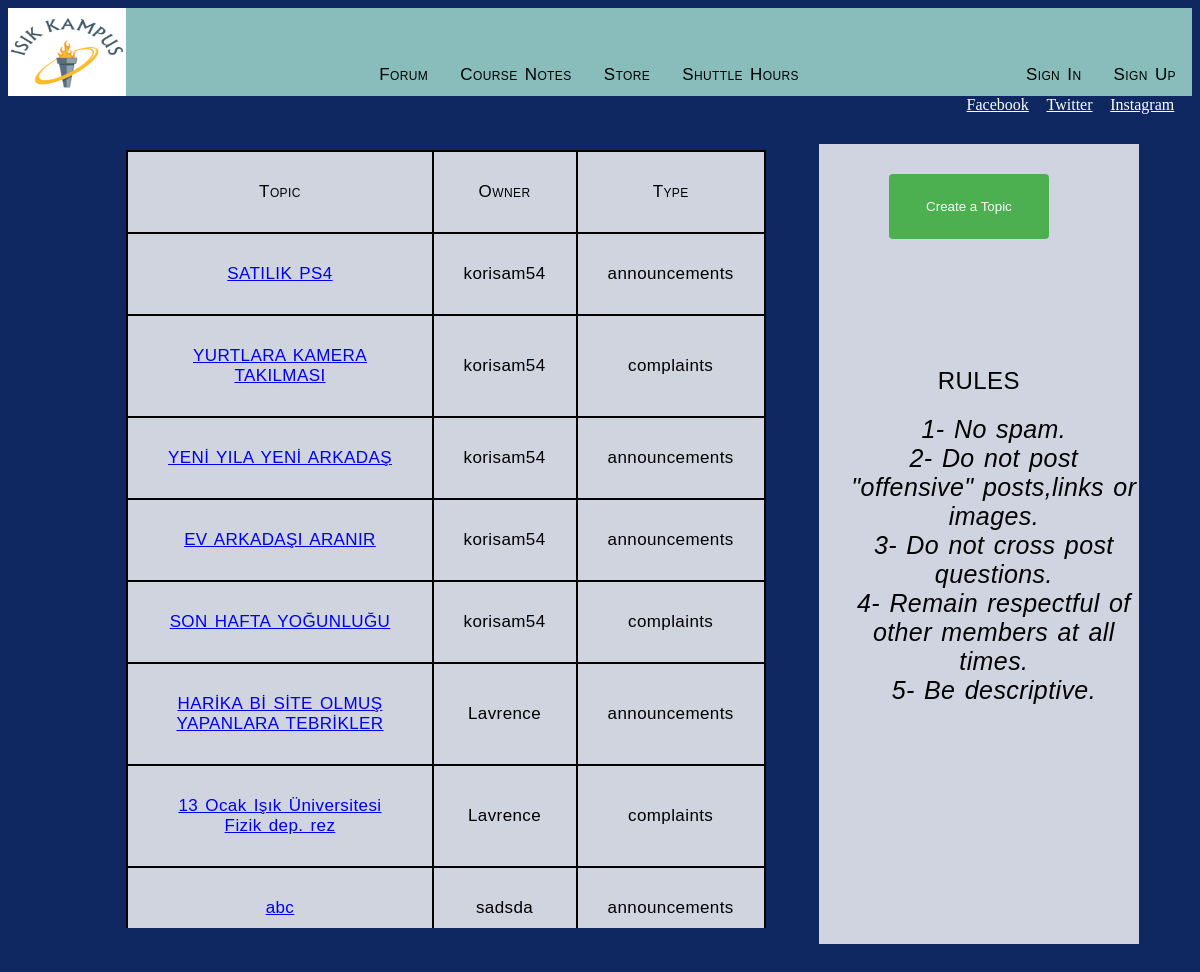
The app's page /forum/ with its own data.
### blog/models.py (models this page shows, shortened)
class Post(models.Model):
    username = models.ForeignKey(User, on_delete=models.CASCADE)
    topic = models.CharField(primary_key=True, max_length=40)
    text = models.TextField()
    type = models.CharField(max_length=29, choices=TOPIC_CHOICES, default='type')
    publishDate = models.DateTimeField()

class User(models.Model):
    firstname = models.CharField(max_length=30)
    lastname = models.CharField(max_length=30)
    username = models.CharField(primary_key=True, max_length=20)
    password = models.CharField(max_length=20)
    email = models.EmailField(max_length=40)
    gender = models.CharField(max_length=29, choices=GENDERR_CHOICES, default='male')
    program = models.CharField(max_length=29, choices=PROGRAM_CHOICES, default='comp')
    isAdmin = models.BooleanField(default=False)
    def __str__(self):
        return self.username

### blog/views.py (the view)
# urls.py: path('forum/', views.posts_list, name='posts_list'),
def posts_list(request):
    posts = Post.objects.filter(publishDate__lte=timezone.now()).order_by('publishDate')
    if ('username' in request.session):
        username = request.session['username']
        user = get_object_or_404(User, username=username)
        return render(request, 'blog/posts_list.html', {'posts': posts, 'user': user})
    else:
        return render(request, 'blog/posts_list.html', {'posts': posts})

### blog/templates/blog/posts_list.html (shortened to what this page needs)
{% extends 'blog/base.html' %}
{% block content %}
    <div class="page">
        <div class="forum" id="topics">
            <table id="table">
                <tr>
                    <th style="font-variant: small-caps;" id="demoFont">Topic</th>
                    <th style="font-variant: small-caps;" id="demoFont">Owner</th>
                    <th style="font-variant: small-caps;" id="demoFont">Type</th>
                </tr>
                {% for post in posts %}
                    <tr>
                        <th id="demoFont"><a href="{% url 'post_detail' pk=post.pk %}">{{ post.topic }}</a></th>
                        <th id="demoFont">{{ post.username }}</th>
                        <th id="demoFont">{{ post.type }}</th>
                    </tr>
                {% endfor %}
            </table>
        </div>
        <div class="forum" id="rules">
            {% if not user.isAdmin %}
                <a href={% url 'new_post' %}>
                    <button class="rules" id="create">Create a Topic</button>
                </a>
            {% endif %}
            <h1 style="font-size: 24px; margin-top: 40%" id="demoFont">RULES</h1>
            <p id="demoFont"> 1- No spam. <br> 2- Do not post "offensive" posts,links or images. <br>3- Do not cross
                post questions.
                <br> 4- Remain respectful of other members at all times. <br> 5- Be descriptive. <br></p>
        </div>
    </div>
{% endblock %}

### blog/static/css/style.css (style rules this page uses)
body { background-color: #0f2862; }
#demoFont { font-family: "Comic Sans MS", cursive, sans-serif; font-size: 17px; letter-spacing: 0.4px; word-spacing: 2px; color: #000000; font-weight: 500; text-decoration: none; font-style: normal; font-variant: normal; text-transform: none; text-align: center; }
.tableEvents table, th, td { border: 1px solid black; border-collapse: collapse; }
table { width: 100%; height: 100vh; background-color: rgba(255, 255, 255, 0.8); margin-top: 3.5%; }
table, th, td { border: 1px solid black; border-collapse: collapse; }
th, td { padding: 15px; text-align: left; height: 100px; }
#topics { width: 60%; height: 100vh; overflow-y: scroll; margin-top: 3%; }
#rules { margin-left: 5%; width: 30%; height: 100vh; background-color: rgba(255, 255, 255, 0.8); }
.forum { float: left; margin-top: 30px; }
.rules { margin-top: 30px; margin-left: 70px; width: 200px; height: 65px; width: 50%; background-color: #4CAF50; color: white; padding: 14px 20px; border: none; border-radius: 4px; cursor: pointer; }
#rules p { margin-top: 20px; margin-left: 30px; font-style: italic; font-size: 25px; }
.page { height: 1100px; margin-left: 10%; }
#tableShuttle, th, td { border: 1px solid black; border-collapse: collapse; }
#tableNotes, th, td { border: 2px solid black; border-collapse: collapse; padding: 30px; text-align: left; height: auto; }

### records on screen
Post: topic "SATILIK PS4", username "korisam54", type "announcements"
Post: topic "YURTLARA KAMERA TAKILMASI", username "korisam54", type "complaints"
Post: topic "YENİ YILA YENİ ARKADAŞ", username "korisam54", type "announcements"
Post: topic "EV ARKADAŞI ARANIR", username "korisam54", type "announcements"
Post: topic "SON HAFTA YOĞUNLUĞU", username "korisam54", type "complaints"
Post: topic "HARİKA Bİ SİTE OLMUŞ YAPANLARA TEBRİKLER", username "Lavrence", type "announcements"
Post: topic "13 Ocak Işık Üniversitesi Fizik dep. rez", username "Lavrence", type "complaints"
Post: topic "abc", username "sadsda", type "announcements"
